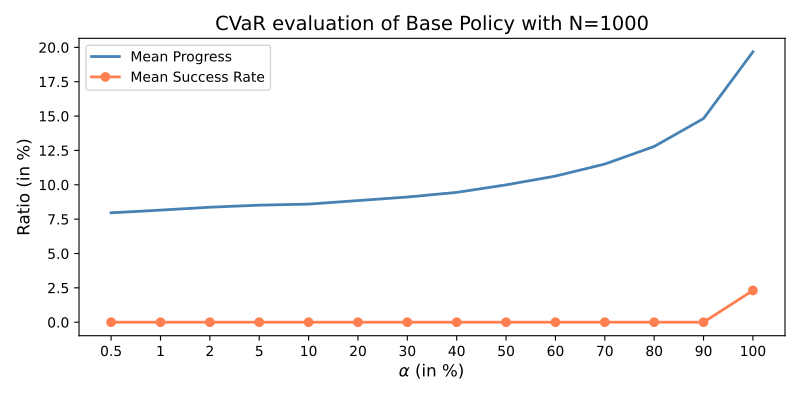

Reproduce this figure in Python.
from dataclasses import dataclass
import pickle
from typing import Optional
from matplotlib import pyplot as plt
from matplotlib.ticker import FixedFormatter, FixedLocator
import numpy as np

@dataclass
class BufferLevel():
    """Representing a level based on params and seed, used for buffer. 
    With all params and seed given, level can be identically reconstruced by LevelGenerator.
    Also, level regret and succ_rate are saved here since needed in Buffer."""
    seed: int
    obstacles: float
    diff_slab: float
    diff_stairs: float
    diff_stump: float
    diff_gap: float
    regret: Optional[float] = None
    succ_r: Optional[float] = None
    learnability: Optional[float] = None


class EvalLevel(BufferLevel):
    def __init__(self, seed, obstacles, diff_slab, diff_stairs, diff_stump, diff_gap,
                 regret=None, succ_r=None, learnability=None, progress=None):
        super().__init__(seed, obstacles, diff_slab, diff_stairs, diff_stump, diff_gap, regret, succ_r, learnability)
        self.progress = progress


def correct_cvar_plot(path):
    with open(path, "rb") as f: 
        data = pickle.load(f)
    levels = data['levels']
    alphas = [0.5, 1, 2, 5, 10, 20, 30, 40, 50, 60, 70, 80, 90, 100]
    prog_levels = levels.copy()
    levels.sort(key=lambda x: x.succ_r)
    prog_levels.sort(key=lambda x: x.progress)

    x = np.array(alphas) / 100
    y_succ_r = np.zeros(len(x))
    y_prog = np.zeros(len(x))
    for i, alpha in enumerate(x):
        n_elems = int(alpha * len(levels))
        elems_succ = levels[:n_elems]
        elems_prog = prog_levels[:n_elems]
        mean_succ_r = None
        mean_prog = None
        if len(elems_succ) > 0:
            mean_succ_r = np.mean([elem.succ_r for elem in elems_succ])
        if len(elems_prog) > 0:
            mean_prog = np.mean([elem.progress for elem in elems_prog])
        y_succ_r[i] = mean_succ_r
        y_prog[i] = mean_prog

    x_positions = range(len(alphas))
    y_succ_r *= 100
    y_prog *= 100

    fig, ax1 = plt.subplots(figsize=(8, 4))
    color_reward = "steelblue"
    ax1.set_xlabel(r"$\alpha$ (in %)", fontsize=12)
    ax1.set_ylabel("Ratio (in %)", fontsize=12)  # color=color_reward
    line1, = ax1.plot(x_positions, y_prog, color=color_reward, linewidth=2, label="Mean Progress")
    # ax1.tick_params(axis="y", labelcolor=color_reward)
    # ax1.set_ylim(bottom=-0.01, top=0.2)
    # ax1.set_xlim(left=-0.5, right=13)

    color_ep = "coral"
    line2, = ax1.plot(x_positions, y_succ_r, color=color_ep, linewidth=2, marker='o', label="Mean Success Rate")  #linestyle="--"
    # ax2.tick_params(axis="y", labelcolor=color_ep)
    # ax2.set_ylim(bottom=0, top=2100)

    lines = [line1, line2]
    labels = [l.get_label() for l in lines]
    ax1.legend(lines, labels, loc="upper left", fontsize=10)
    plt.title(f'CVaR evaluation of Base Policy with N={len(levels)}', fontsize=14) #, fontweight="bold")
    ax1.set_xticks(ticks=x_positions, labels=alphas)
    # ax1.set_xlim(min(x), max(x))
    # ax1.set_xscale('log')
    # ax1.xaxis.set_major_locator(FixedLocator(x))
    # ax1.xaxis.set_major_formatter(FixedFormatter([str(v) for v in x]))
    fig.tight_layout()
    plt.savefig("thesis_plots/base_policy/cvar_base_policy.pdf")
    # plt.savefig("thesis/plots/training_progress_base_policy.svg")
    plt.show()

correct_cvar_plot("runs/base_lidar_gait_height_resistant/eval/cvar_buffer_dump.pkl")
